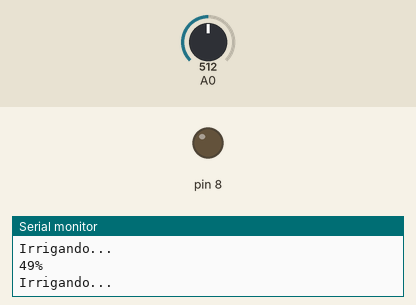
A sketch run on a simulated Arduino Uno, built with avr-gcc and run on an emulated ATmega328P. Shown: output pins drawn as LEDs (lit = HIGH), the last lines printed to the serial monitor. The inputs (shaded band) are chosen by the test bench; at power-on: A0 = 512.

Above: at 1.8 s.
1.9 s: A0 set to 409
3.4 s: A0 set to 381
At 4.7 s:
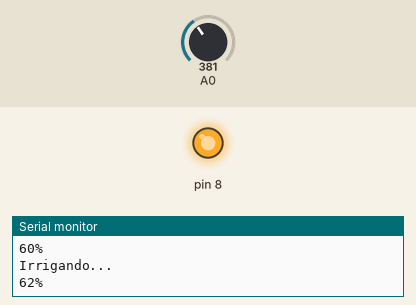
Timing chart, 0 to 6.4 s (numbered marks = the images above; inputs shaded):
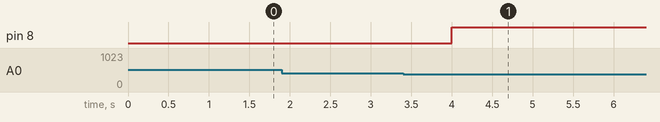

Measured:
- the behaviour switches between 399 and 398 on A0 (found by bisection; images 0 and 1)
- after the input at 3.4 s, pin 8: LOW → HIGH after 0.60 s

The sketch:

Regador.ino
```cpp
int hum;

void setup(){
	Serial.begin(9600);
	pinMode(8, OUTPUT);
}

void loop(){
	hum = analogRead(A0);
	int Porcento = map(hum, 1023, 0, 0, 100);

	Serial.print(Porcento);
	Serial.print("%\n");

	if(Porcento <= 60){
		Serial.print("Irrigando...\n");
		digitalWrite(8, LOW);
		delay(1000);
	}
	else{
		digitalWrite(8, HIGH);
		delay(60000);
	}
}
```
